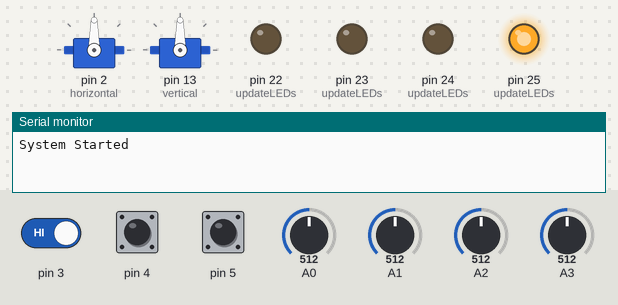
Recording of a sketch running on a simulated Arduino Mega 2560, built with avr-gcc and run on an emulated ATmega2560. Shown: 2 × servo, output pins drawn as LEDs (lit = HIGH), the last lines printed to the serial monitor. Inputs (shaded band) come from the test bench; at power-on: pin 3 HIGH, pin 4 HIGH, pin 5 HIGH, A0 = 512, A1 = 512, A2 = 512, A3 = 512.

Above: at 1.2 s.
1.3 s: pin 3 driven LOW
At 1.9 s:
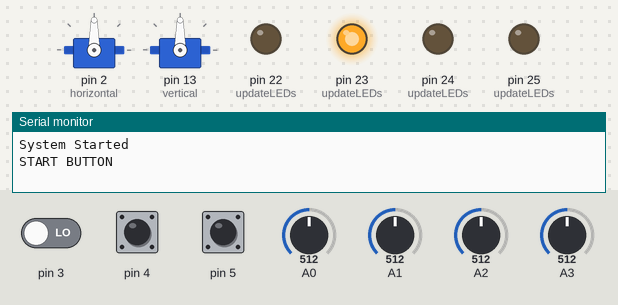
2.8 s: pin 4 pulled LOW for 0.15 s
At 3.5 s:
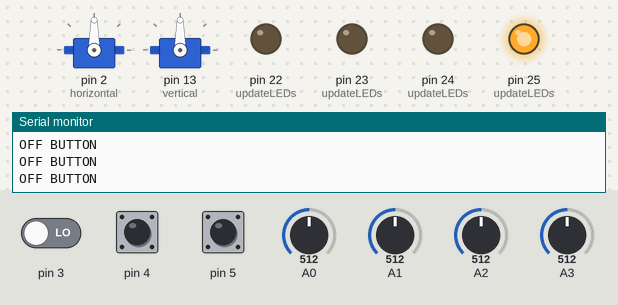
9.0 s: pin 5 pulled LOW for 1 s
Timing chart, 0 to 12.0 s (numbered marks = the images above; inputs shaded):
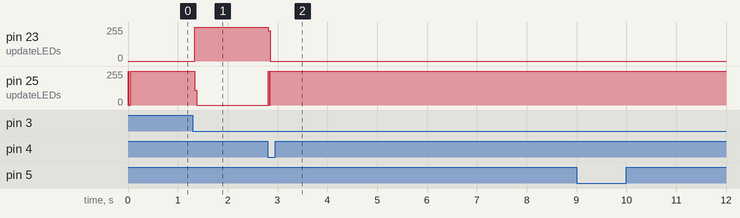

Measured:
- after the input at 1.3 s, pin 23 (updateLEDs): 0/255 → 254/255 at once; pin 25 (updateLEDs): 254/255 → 0/255 at once
- after the input at 2.8 s, pin 23 (updateLEDs): 254/255 → 0/255 at once; pin 25 (updateLEDs): 0/255 → 255/255 at once

The sketch:

solartrackingcode.ino
```cpp
//Group 5
//Noah Lopez
//Christopher Thrasher
//Ryan Byorum
//Elliot Locker

#include <Servo.h>
#include <avr/io.h>
#include <avr/interrupt.h>

//servos
Servo horizontal;
Servo vertical;

//States
enum State { OFF, IDLE, ACTIVE, ERROR };
volatile State currentState = OFF;
volatile bool startPressed = false;

//servo values
int servohori = 90;
int servovert = 90;

const int servohoriLimitHigh = 120;
const int servohoriLimitLow = 60;

const int servovertLimitHigh = 120;
const int servovertLimitLow = 60;

// tolerance
const int tol = 100;

//timing
unsigned long previousMillis = 0;
const unsigned long interval = 60000; // 1 minute logging


//UART FUNCTIONS
void UART_init() {
  unsigned int ubrr = 103; // 9600 baud for 16MHz

  UBRR0H = (unsigned char)(ubrr >> 8);
  UBRR0L = (unsigned char)ubrr;

  UCSR0B = (1 << TXEN0);
  UCSR0C = (1 << UCSZ01) | (1 << UCSZ00);
}

void UART_sendChar(char c) {
  while (!(UCSR0A & (1 << UDRE0)));
  UDR0 = c;
}

void UART_sendString(const char* str) {
  while (*str) {
    UART_sendChar(*str++);
  }
}

void UART_sendNumber(int num) {
  char buffer[10];
  itoa(num, buffer, 10);
  UART_sendString(buffer);
}

// ADC FUNCTIONs
void ADC_init() {
  ADMUX = (1 << REFS0);

  ADCSRA = (1 << ADEN) |
           (1 << ADPS2) |
           (1 << ADPS1) |
           (1 << ADPS0);
}

uint16_t ADC_read(uint8_t channel) {
  ADMUX = (ADMUX & 0xF0) | channel;

  ADCSRA |= (1 << ADSC);

  while (ADCSRA & (1 << ADSC));

  return ADC;
}

// ISR
void startButtonISR() {
  startPressed = true;
}

//  LED UPDATE
void updateLEDs() {

  // Turn all OFF first
  PORTA &= ~(1 << PA0);
  PORTA &= ~(1 << PA1);
  PORTA &= ~(1 << PA2);
  PORTA &= ~(1 << PA3);

  // OFF = BLUE
  if (currentState == OFF) {
    PORTA |= (1 << PA3);
  }

  // IDLE = YELLOW
  else if (currentState == IDLE) {
    PORTA |= (1 << PA1);
  }

  // ACTIVE = GREEN
  else if (currentState == ACTIVE) {
    PORTA |= (1 << PA2);
  }

  // ERROR = RED
  else if (currentState == ERROR) {
    PORTA |= (1 << PA0);
  }
}

//  PRINT STATE
void printState() {

  if (currentState == OFF)
    UART_sendString("OFF");

  else if (currentState == IDLE)
    UART_sendString("IDLE");

  else if (currentState == ACTIVE)
    UART_sendString("ACTIVE");

  else if (currentState == ERROR)
    UART_sendString("ERROR");
}

//  SETUP
void setup() {

  cli();

  UART_init();
  ADC_init();

  // LED PINS
  // PA0 = RED
  // PA1 = YELLOW
  // PA2 = GREEN
  // PA3 = BLUE

  DDRA |= (1 << PA0);
  DDRA |= (1 << PA1);
  DDRA |= (1 << PA2);
  DDRA |= (1 << PA3);

  //  BUTTONS
  // PD3 = START BUTTON
  // PG5 = OFF BUTTON
  // PE3 = RESET BUTTON

  DDRD &= ~(1 << PD3);
  PORTD |= (1 << PD3);

  DDRG &= ~(1 << PG5);
  PORTG |= (1 << PG5);

  DDRE &= ~(1 << PE3);
  PORTE |= (1 << PE3);

  //  SERVOS
  horizontal.attach(2);
  vertical.attach(13);

  horizontal.write(servohori);
  vertical.write(servovert);

  // INTERRUPT
  attachInterrupt(digitalPinToInterrupt(3), startButtonISR, FALLING);

  sei();

  updateLEDs();

  UART_sendString("System Started\r\n");
}

// LOOP
void loop() {

  // START BUTTON
  if (startPressed && currentState == OFF) {

    currentState = IDLE;

    UART_sendString("START BUTTON\r\n");

    startPressed = false;
  }

  // OFF BUTTON
  if (!(PING & (1 << PG5))) {

    currentState = OFF;

    UART_sendString("OFF BUTTON\r\n");
  }

  // RESET BUTTON
  if (!(PINE & (1 << PE3))) {

    if (currentState == ERROR) {
      currentState = IDLE;
    }

    servohori = 90;
    servovert = 90;

    horizontal.write(servohori);
    vertical.write(servovert);

    UART_sendString("RESET BUTTON\r\n");
  }

  updateLEDs();

  // OFF STATE
  if (currentState == OFF) {

    horizontal.write(90);
    vertical.write(90);

    return;
  }

  // ADC READS
  int lt = ADC_read(0);
  int ld = ADC_read(1);
  int rd = ADC_read(2);
  int rt = ADC_read(3);

  //  ERROR CHECK
  if ((lt < 5 && rt < 5 && ld < 5 && rd < 5) ||
      (lt > 1018 && rt > 1018 && ld > 1018 && rd > 1018)) {

    currentState = ERROR;

    updateLEDs();

    UART_sendString("ERROR STATE\r\n");

    return;
  }

  // AVERAGES
  int avt = (lt + rt) / 2;
  int avd = (ld + rd) / 2;
  int avl = (lt + ld) / 2;
  int avr = (rt + rd) / 2;

  int dvert = avt - avd;
  int dhoriz = avl - avr;

  //  STATE LOGIC
  if (abs(dvert) <= tol && abs(dhoriz) <= tol) {

    currentState = IDLE;
  }

  else {

    currentState = ACTIVE;

    // VERTICAL
    if (abs(dvert) > tol) {

      if (avt > avd)
        servovert++;

      else
        servovert--;

      if (servovert > servovertLimitHigh)
        servovert = servovertLimitHigh;

      if (servovert < servovertLimitLow)
        servovert = servovertLimitLow;

      vertical.write(servovert);
    }

    // HORIZONTAL
    if (abs(dhoriz) > tol) {

      if (avl > avr)
        servohori--;

      else
        servohori++;

      if (servohori > servohoriLimitHigh)
        servohori = servohoriLimitHigh;

      if (servohori < servohoriLimitLow)
        servohori = servohoriLimitLow;

      horizontal.write(servohori);
    }
  }

  updateLEDs();

  //  1 MINUTE LOGGING
  unsigned long currentMillis = millis();

  if (currentMillis - previousMillis >= interval) {

    previousMillis = currentMillis;

    UART_sendString("STATE: ");
    printState();

    UART_sendString(" | LT: ");
    UART_sendNumber(lt);

    UART_sendString(" | RT: ");
    UART_sendNumber(rt);

    UART_sendString(" | LD: ");
    UART_sendNumber(ld);

    UART_sendString(" | RD: ");
    UART_sendNumber(rd);

    UART_sendString(" | ServoH: ");
    UART_sendNumber(servohori);

    UART_sendString(" | ServoV: ");
    UART_sendNumber(servovert);

    UART_sendString("\r\n");
  }
}
```
